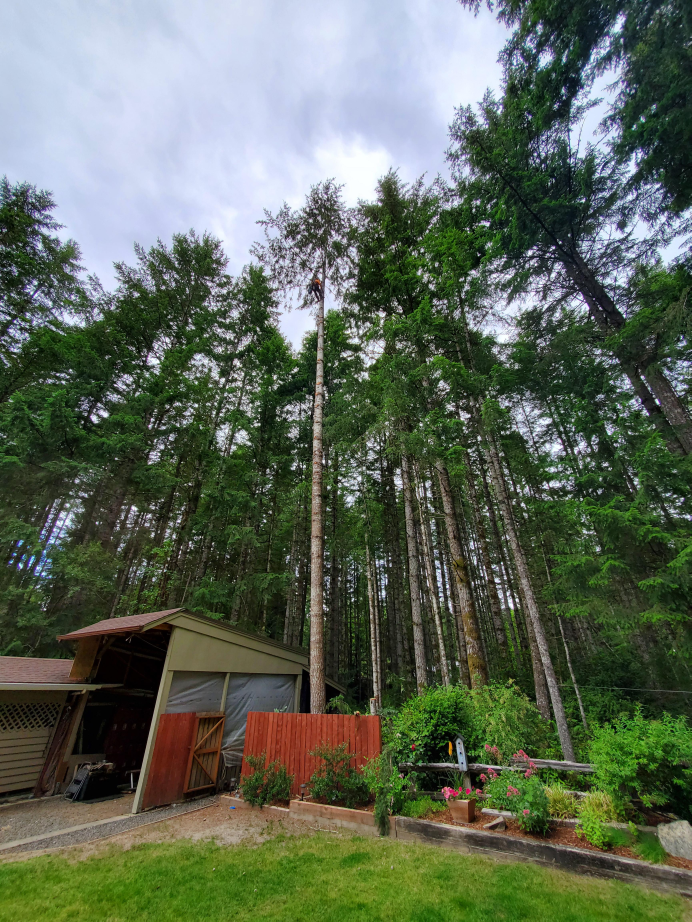
#> input picture src/lib/images/caroselimages/20200703_122208_rotated.jpg, 3456 x 4608 px (shown at 1/5 size); its folder holds 4 pictures in this run
$ python thumbs_zooms.py
#> lines starting #> are read from the running program, lines starting #| are printed output that depends on the picture
#!/usr/bin/env python3

import os
import re
import glob
import string
from PIL import Image
import subprocess

STYLESTRING = """
<style>
    .grid-container {
        display: grid;
        grid-gap: 10px;
        grid-template-columns: auto auto auto;
        justify-content: space-evenly;
        align-content: center;
    }

    img {
        width: 275px;
    }

    @media only screen and (max-width: 900px) {
        img {
            max-width: 200px;
        }
    }

    @media only screen and (max-width: 700px) {
        img {
            max-width: 175px;
        }
    }

    @media only screen and (max-width: 414px) {
        img {
            max-width: 125px;
        }
    }
</style>"""

class GenerateThumbsAndZooms:
    def __init__(self):
        self.carosel_glob_path = '/home/charliepi/atsVercel/src/lib/images/caroselimages/*.jpg'
        self.carosel_glob_path2 = '/home/charliepi/atsVercel/src/lib/images/caroselimages/*.webp'
        self.page1_glob_path = '/home/charliepi/atsVercel/src/lib/images/galPage1/*.jpg'
        self.page2_glob_path = '/home/charliepi/atsVercel/src/lib/images/galPage2/*.jpg'
        self.page2_glob_path2 = '/home/charliepi/atsVercel/src/lib/images/galPage2/*.webp'

        self.carosel_out_dir = '/home/charliepi/atsVercel/src/lib/images/caroselimages/'
        self.galPage1_out_dir = '/home/charliepi/atsVercel/src/lib/images/galPage1/'
        self.galPage2_out_dir = '/home/charliepi/atsVercel/src/lib/images/galPage2/'

        # self.search1 = re.compile(r"_rotated.webp")
        # self.search2 = re.compile(r"_rotated_thumb.webp")

    def get_new_outfile(self, apath):
        _, fullfilename = os.path.split(apath)
        filename, ext = os.path.splitext(fullfilename)
        carosel_rotate_outfile = self.carosel_out_dir + filename + ".jpeg"
        carosel_full_webp = self.carosel_out_dir + filename + ".webp"

        # galPage1_rotate_outfile = self.galPage1_out_dir + filename + "jpeg"
        # galPage1_full_webp_outfile = self.galPage1_out_dir + filename + "_rotated.webp"
        # galPage1_thumb_webp_outfile = self.galPage1_out_dir + filename + "_rotated_thumb.webp"

        galPage2_rotate_outfile = self.galPage2_out_dir + filename + ".jpeg"
        # galPage2_full_webp_outfile = self.galPage2_out_dir + filename + "_rotated.webp"
        # galPage2_thumb_webp_outfile = self.galPage2_out_dir + filename + "_rotated_thumb.webp"

        return (carosel_rotate_outfile, galPage2_rotate_outfile)

        # carosel_full_webp, galPage1_rotate_outfile, galPage1_full_webp_outfile,
        #     galPage1_thumb_webp_outfile,  galPage2_full_webp_outfile, galPage2_thumb_webp_outfile)


    def create_webp(self):
        print("Starting CWEBP")
        subprocess.run(["sh", "/home/charliepi/atsVercel/webpconvert.sh"])

    def rotate_pic_carosel(self, apath):
        outf = self.get_new_outfile(apath)
        outfile = outf[0]
        print(outfile)
        im = Image.open(apath)
#> im is the input picture: PIL image 3456x4608 RGB; mean R, G, B 93.8, 103.9, 87.9
        ir = im.rotate(270, expand=True)
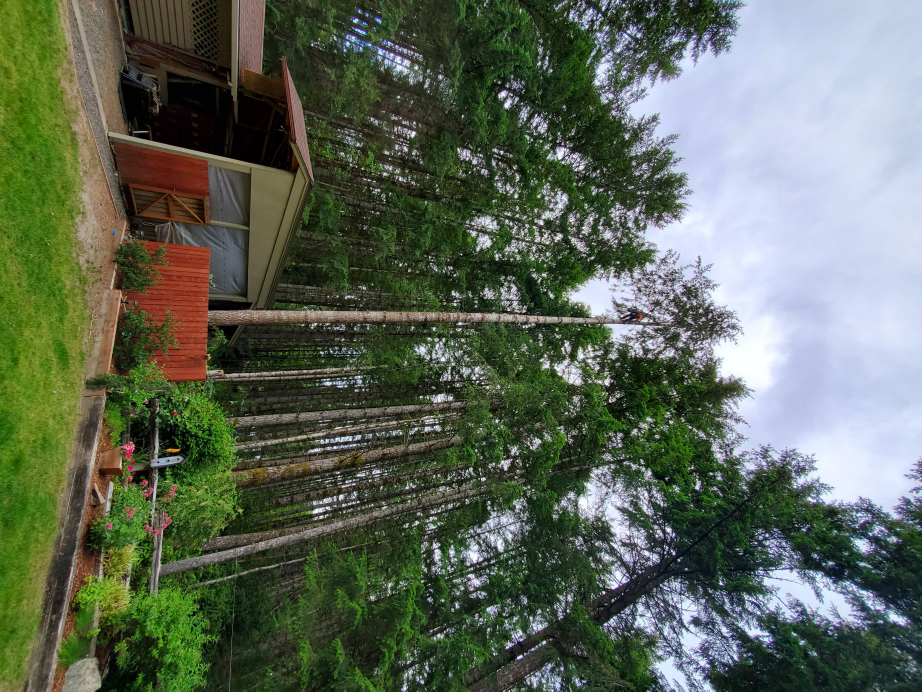
#> ir: PIL image 4608x3456 RGB (shown at 1/5 size); mean R, G, B 93.8, 103.9, 87.9
        print("complete")
        ir.save(outfile)

    def rotate_pic_page2(self, apath):
        outf = self.get_new_outfile(apath)
        outfile = outf[1]
        print(outfile)
        im = Image.open(apath)
        ir = im.rotate(270, expand=True)
        print("complete")
        ir.save(outfile)

    def create_webp_images(self):
        caroselglob = glob.glob(self.carosel_glob_path)
        # page1glob = glob.glob(self.page1_glob_path)
        page2glob = glob.glob(self.page2_glob_path)

        for p1 in caroselglob:
            print("starting p1glob")
            self.rotate_pic_carosel(p1)
#> pass 2 of the loop in create_webp_images, `for p1 in caroselglob:`:
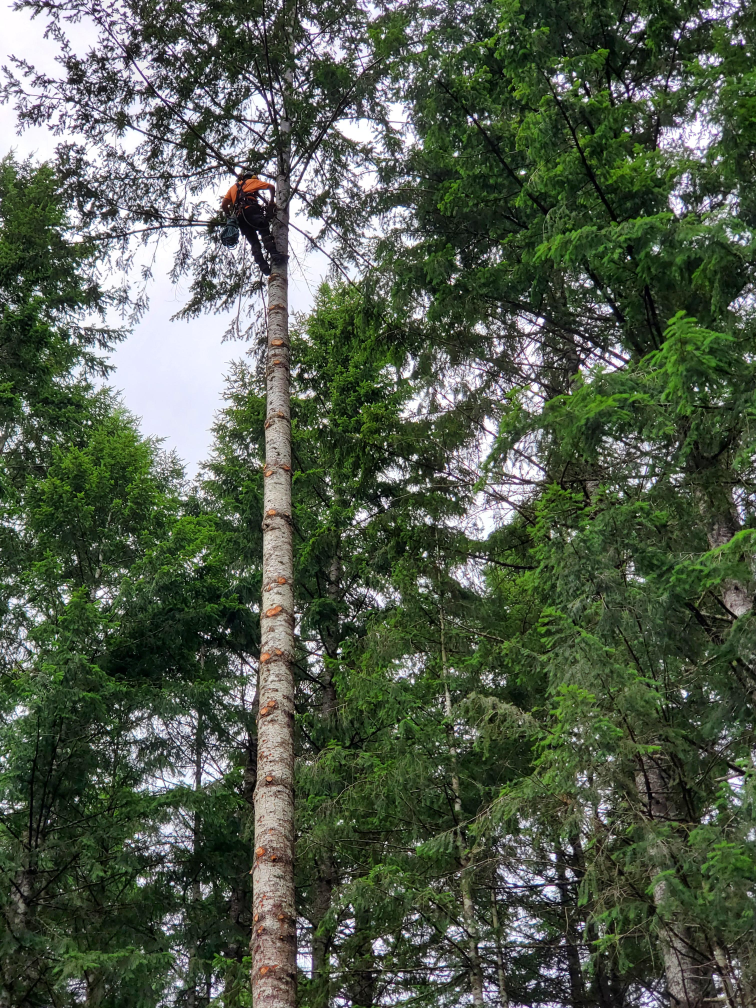
#> input picture src/lib/images/caroselimages/20200703_122216_rotated.jpg, 3024 x 4032 px (shown at 1/4 size)
#> in rotate_pic_carosel, im is the input picture: PIL image 3024x4032 RGB; mean R, G, B 81.7, 91.9, 75.6
#> in rotate_pic_carosel (call 2), `ir = im.rotate(270, expand=True)`:
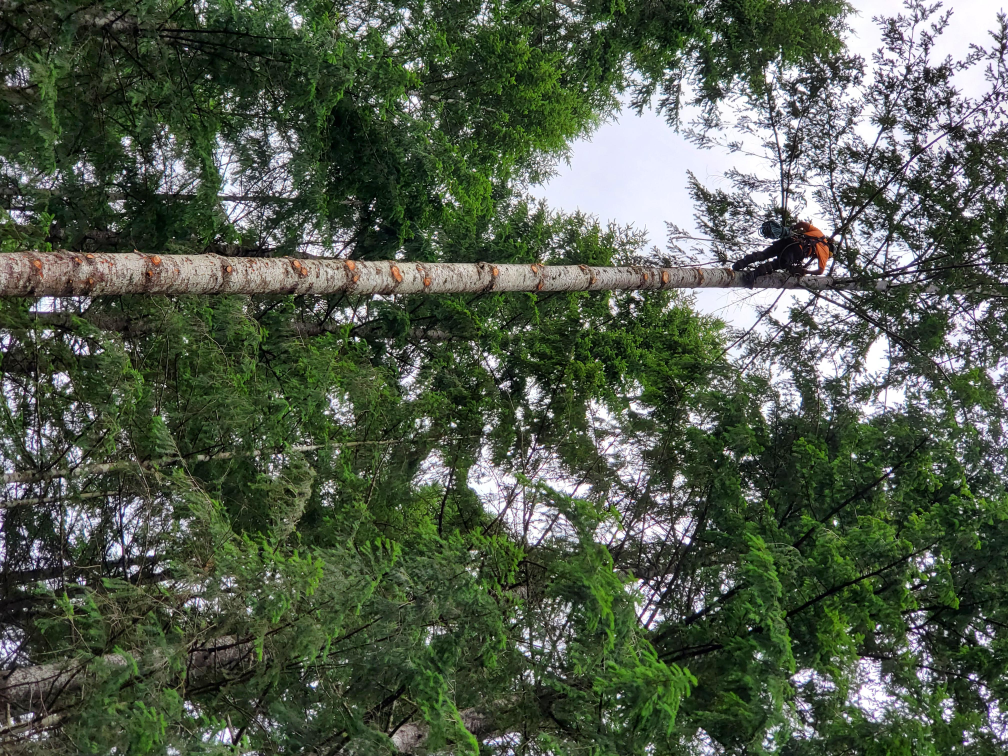
#> ir: PIL image 4032x3024 RGB (shown at 1/4 size); mean R, G, B 81.7, 91.9, 75.6
#> pass 3 of the loop in create_webp_images, `for p1 in caroselglob:`:
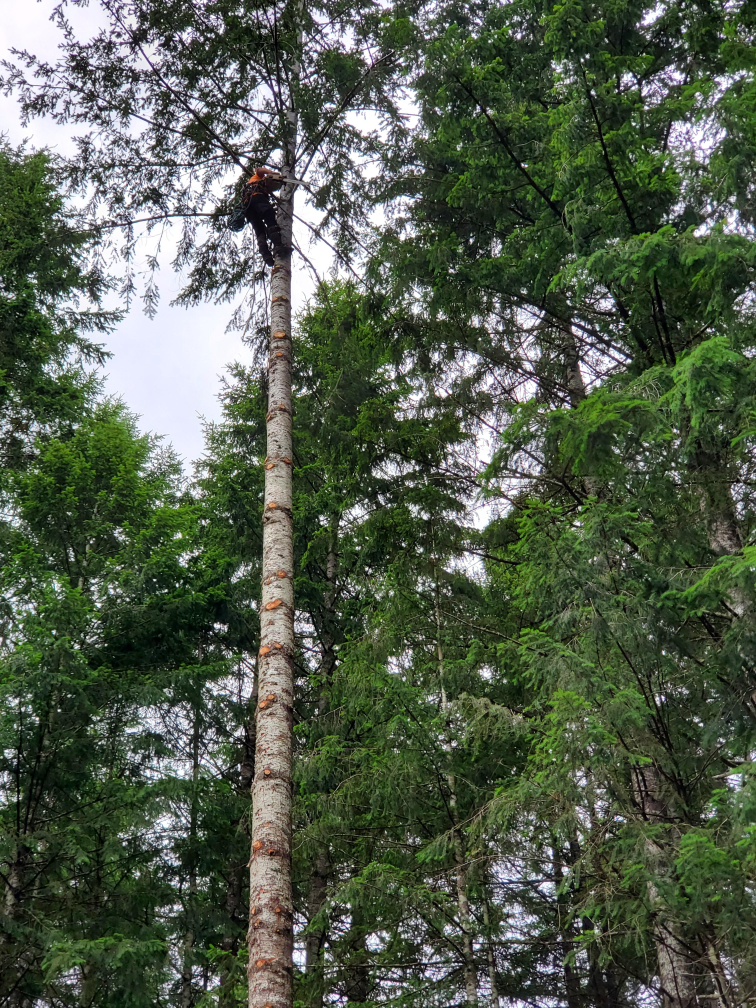
#> input picture src/lib/images/caroselimages/20200703_122218_rotated.jpg, 3024 x 4032 px (shown at 1/4 size)
#> in rotate_pic_carosel, im is the input picture: PIL image 3024x4032 RGB; mean R, G, B 82.3, 92.5, 76
#> in rotate_pic_carosel (call 3), `ir = im.rotate(270, expand=True)`:
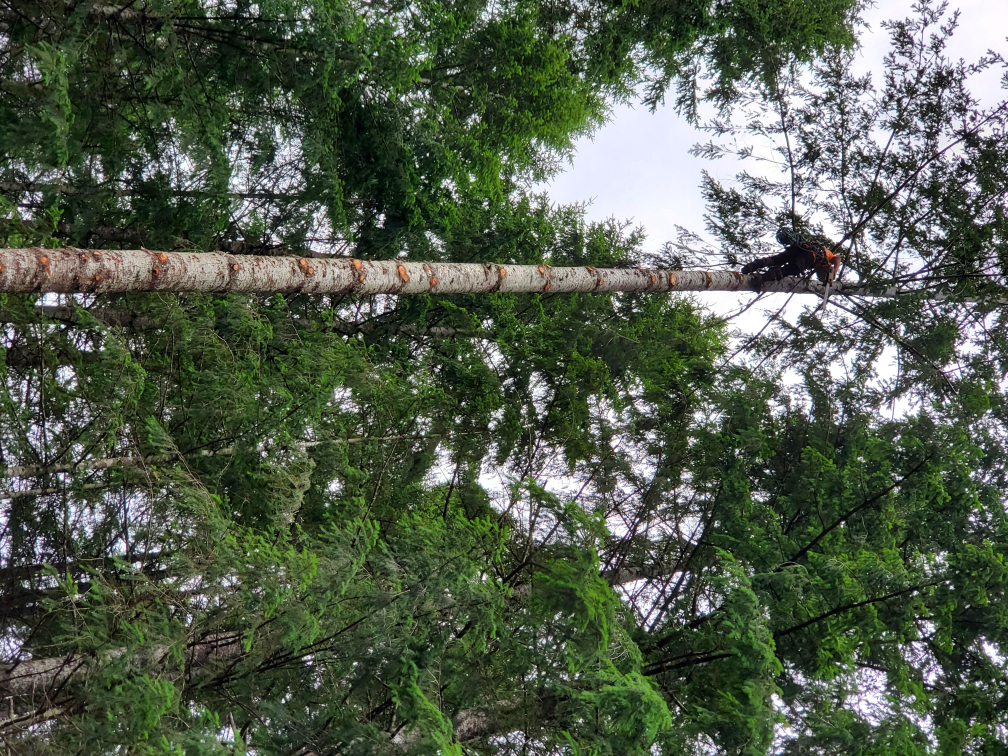
#> ir: PIL image 4032x3024 RGB (shown at 1/4 size); mean R, G, B 82.3, 92.5, 76
#> the loop made 4 passes; the first 3 are shown

        for p2 in page2glob:
            print(p2)
            self.rotate_pic_page2(p2)

    def galPage1_page_string(self, filename):
        fn, _ = os.path.splitext(filename)
        fnn = fn + ".webp"
        s1 = "<script> import p1 from '$lib/images/galPage1/{}'</script>".format(fnn)
        s2 = """<img src={p1} alt='fuckti'/>"""
        s3 = """<style> img { border-radius: 10px; } </style>"""

        return s1, s2, s3

    def galPage2_page_string(self, filename):
        fn, _ = os.path.splitext(filename)
        fnn = fn + ".webp"
        s1 = "<script> import p2 from '$lib/images/galPage2/{}'</script>".format(fnn)
        s2 = """<img src={p2} alt='fuckti'/>"""
        s3 = """<style> img { border-radius: 10px; } </style>"""
        return s1, s2, s3

    def create_galPage1_pages(self):
        page1_glob_path = '/home/charliepi/atsVercel/src/lib/images/galPage1/*.jpg'
        p1glob = glob.glob(page1_glob_path)
        for p1 in p1glob:
            _, fname = os.path.split(p1)
            page_content = self.galPage1_page_string(fname)
            fname_noext, _ = os.path.splitext(fname)
            newfilename =  '/home/charliepi/atsVercel/src/routes/gallery/page1zoom/' + fname_noext + ".svelte"
            with open(newfilename, "w") as outfile:
                outfile.writelines([page_content[0], "\n", page_content[1], "\n", page_content[2]])

    def create_galPage2_pages(self):
        page2_glob_path = '/home/charliepi/atsVercel/src/lib/images/galPage2/*.webp'
        p2glob = glob.glob(page2_glob_path)
        s1 = re.compile(r"thumb")
        for p2 in p2glob:
            if re.search(s1, p2) != None:
                pass
            else:
                print(p2)
                _, fname = os.path.split(p2)
                page_content = self.galPage2_page_string(fname)
                fname_noext, _ = os.path.splitext(fname)
                newfilename =  '/home/charliepi/atsVercel/src/routes/gallery/page2zoom/' + fname_noext + ".svelte"
                with open(newfilename, "w") as outfile:
                    outfile.writelines([page_content[0], "\n", page_content[1], "\n", page_content[2]])

    def galPage1_thumbs(self):
        page1_glob_path = '/home/charliepi/atsVercel/src/lib/images/galPage1/*thumb.webp'
        return glob.glob(page1_glob_path)

    def galPage2_thumbs(self):
        page2_glob_path = '/home/charliepi/atsVercel/src/lib/images/galPage2/*thumb.webp'
        return glob.glob(page2_glob_path)

    def gallery_script(self):
        thumb_glob2 = self.galPage2_thumbs()
        thumb_glob = self.galPage1_thumbs()
        pic1thumbList = []
        pic2thumbList = []
        stringList = ["<script>", "\n", ]
        count = 0
        for thumb1 in thumb_glob2:
            count += 1
            _, filename1 = os.path.split(thumb1)
            picthumb1 = "pic{}thumb".format(count)
            zoo1 = (picthumb1, filename1)
            pic1thumbList.append(zoo1)
            importstr = "import {} from '$lib/images/galPage2/{}';".format(picthumb1, filename1)
            stringList.append(importstr)
            stringList.append("\n")

        for thumb in thumb_glob:
            count += 1
            _, filename = os.path.split(thumb)
            picthumb = "pic{}thumb".format(count)
            zoo = (picthumb, filename)
            pic2thumbList.append(zoo)
            importstr = "import {} from '$lib/images/galPage1/{}';".format(picthumb, filename)
            stringList.append(importstr)
            stringList.append("\n")
        stringList.append("</script>")
        stringList.append("\n")
        stringList.append("<h1>360 516 8933</h1>")
        stringList.append("\n")
        stringList.append("<div class='grid-container'>")
        stringList.append("\n")

        for pic in pic1thumbList:
            p, _ = os.path.splitext(pic[1])
            g1 = "<div class='grid-item'><a href='"
            g2 = "/gallery/page2zoom/" + p[:-6]
            g3 = "'><img src={"
            g4 = pic[0]
            g5 = "} alt='fuckit' /></a></div>"
            gridItem = g1 + g2 + g3 + g4 + g5
            stringList.append(gridItem)
            stringList.append("\n")

        for pic in pic2thumbList:
            p, _ = os.path.splitext(pic[1])
            g1 = "<div class='grid-item'><a href='"
            g2 = "/gallery/page1zoom/" + p[:-6]
            g3 = "'><img src={"
            g4 = pic[0]
            g5 = "} alt='fuckit' /></a></div>"
            gridItem = g1 + g2 + g3 + g4 + g5
            stringList.append(gridItem)
            stringList.append("\n")

        stringList.append("</div>")
        stringList.append("\n")
        stringList.append("<h1>360 516 8933</h1>")
        stringList.append("\n")
        stringList.append(STYLESTRING)
        newoutfile = "/home/charliepi/atsVercel/src/routes/gallery.svelte"
        with open(newoutfile, "w") as ouf:
            ouf.writelines(stringList)

    def pre_run_tasks(self):
        caroselimagesglob = glob.glob("/home/charliepi/atsVercel/src/lib/images/caroselimages/*")
        for car in caroselimagesglob:
            _, ext = os.path.splitext(car)
            if ext == ".webp" or ext == ".jpeg":
                os.remove(car)

        galPage1glob = glob.glob("/home/charliepi/atsVercel/src/lib/images/galPage1/*.webp")
        for g in galPage1glob:
            _, ext = os.path.splitext(g)
            if ext == ".webp":
                os.remove(g)

        galPage2glob = glob.glob("/home/charliepi/atsVercel/src/lib/images/galPage2/*")
        for gal in galPage2glob:
            _, ext = os.path.splitext(gal)
            if ext == ".webp" or ext == ".jpeg":
                os.remove(gal)

        page1zoomglob = glob.glob("/home/charliepi/atsVercel/src/routes/gallery/page1zoom/*")
        for page in page1zoomglob:
            _, ext = os.path.splitext(page)
            if ext == ".svelte":
                os.remove(page)

        page2zoomglob = glob.glob("/home/charliepi/atsVercel/src/routes/gallery/page2zoom/*")
        for page1 in page2zoomglob:
            _, ext = os.path.splitext(page1)
            if ext == ".svelte":
                os.remove(page1)
        try:
            os.remove("/home/charliepi/atsVercel/src/routes/gallery.svelte")
        except FileNotFoundError:
            pass

    def post_run_tasks(self):
        caroselimagesglob = glob.glob("/home/charliepi/atsVercel/src/lib/images/caroselimages/*.jpeg")
        for car in caroselimagesglob:
            os.remove(car)

        galPage2glob = glob.glob("/home/charliepi/atsVercel/src/lib/images/galPage2/*.jpeg")
        for gal in galPage2glob:
            os.remove(gal)


    def main(self):
        self.pre_run_tasks()
        self.create_webp_images()
        self.create_webp()
        self.create_galPage1_pages()
        self.create_galPage2_pages()
        self.gallery_script()
        self.post_run_tasks()

if __name__ == "__main__":
    RF = GenerateThumbsAndZooms()
    RF.main()
